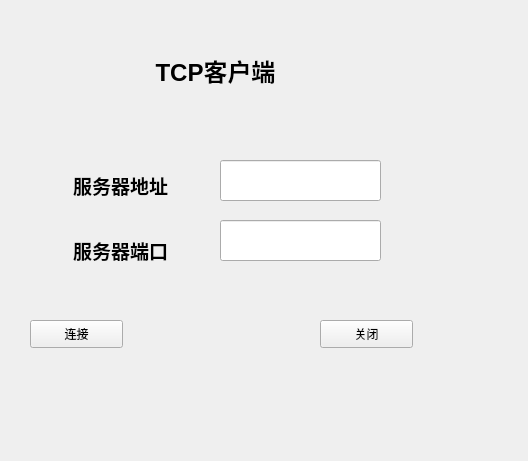
<?xml version="1.0" encoding="UTF-8"?>
<ui version="4.0">
 <class>Widget</class>
 <widget class="QWidget" name="Widget">
  <property name="geometry">
   <rect>
    <x>0</x>
    <y>0</y>
    <width>528</width>
    <height>461</height>
   </rect>
  </property>
  <property name="windowTitle">
   <string>Widget</string>
  </property>
  <widget class="QLabel" name="label">
   <property name="geometry">
    <rect>
     <x>120</x>
     <y>30</y>
     <width>191</width>
     <height>81</height>
    </rect>
   </property>
   <property name="text">
    <string>&lt;html&gt;&lt;head/&gt;&lt;body&gt;&lt;p align=&quot;center&quot;&gt;&lt;span style=&quot; font-size:18pt; font-weight:600;&quot;&gt;TCP客户端&lt;/span&gt;&lt;/p&gt;&lt;/body&gt;&lt;/html&gt;</string>
   </property>
  </widget>
  <widget class="QLabel" name="label_2">
   <property name="geometry">
    <rect>
     <x>50</x>
     <y>160</y>
     <width>141</width>
     <height>51</height>
    </rect>
   </property>
   <property name="text">
    <string>&lt;html&gt;&lt;head/&gt;&lt;body&gt;&lt;p align=&quot;center&quot;&gt;&lt;span style=&quot; font-size:14pt; font-weight:600;&quot;&gt;服务器地址&lt;/span&gt;&lt;/p&gt;&lt;/body&gt;&lt;/html&gt;</string>
   </property>
  </widget>
  <widget class="QLabel" name="label_3">
   <property name="geometry">
    <rect>
     <x>60</x>
     <y>230</y>
     <width>121</width>
     <height>41</height>
    </rect>
   </property>
   <property name="text">
    <string>&lt;html&gt;&lt;head/&gt;&lt;body&gt;&lt;p align=&quot;center&quot;&gt;&lt;span style=&quot; font-size:14pt; font-weight:600;&quot;&gt;服务器端口&lt;/span&gt;&lt;/p&gt;&lt;/body&gt;&lt;/html&gt;</string>
   </property>
  </widget>
  <widget class="QPushButton" name="ConnectButton">
   <property name="geometry">
    <rect>
     <x>30</x>
     <y>320</y>
     <width>93</width>
     <height>28</height>
    </rect>
   </property>
   <property name="text">
    <string>连接</string>
   </property>
  </widget>
  <widget class="QPushButton" name="CloseButton">
   <property name="geometry">
    <rect>
     <x>320</x>
     <y>320</y>
     <width>93</width>
     <height>28</height>
    </rect>
   </property>
   <property name="text">
    <string>关闭</string>
   </property>
  </widget>
  <widget class="QLineEdit" name="iplineEdit">
   <property name="geometry">
    <rect>
     <x>220</x>
     <y>160</y>
     <width>161</width>
     <height>41</height>
    </rect>
   </property>
  </widget>
  <widget class="QLineEdit" name="PortlineEdit">
   <property name="geometry">
    <rect>
     <x>220</x>
     <y>220</y>
     <width>161</width>
     <height>41</height>
    </rect>
   </property>
  </widget>
 </widget>
 <layoutdefault spacing="6" margin="11"/>
 <resources/>
 <connections/>
</ui>
